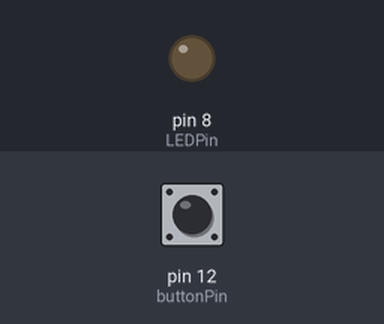
Bench run of a sketch on a simulated Arduino Uno, built with avr-gcc and run on an emulated ATmega328P. Parts: output pins drawn as LEDs (lit = HIGH). The test bench sets the inputs (shaded band); at power-on: pin 12 (buttonPin) LOW.

Above: at 1.2 s.
1.3 s: pin 12 (buttonPin) pulled HIGH for 0.15 s
At 2.3 s:
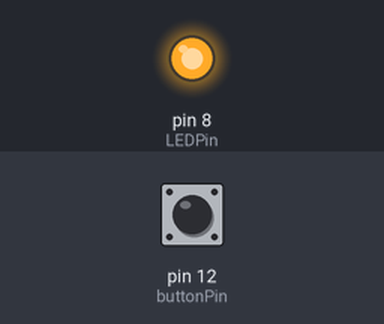
2.9 s: pin 12 (buttonPin) pulled HIGH for 1 s
At 3.5 s:
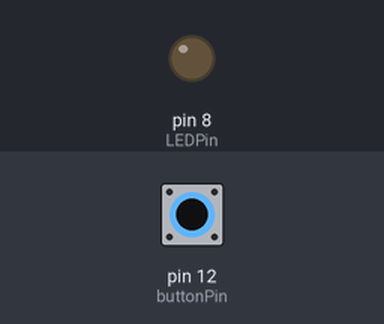
5.4 s: pin 12 (buttonPin) pulled HIGH for 3.2 s
At 6.6 s:
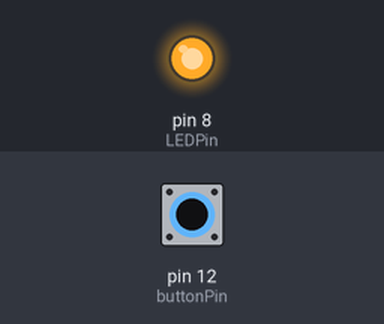
Timing chart, 0 to 8.4 s (numbered marks = the images above; inputs shaded):
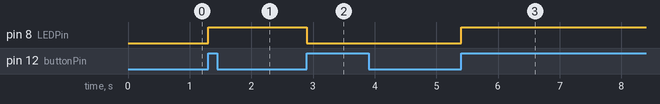

Measured:
- after the input at 1.3 s, pin 8 (LEDPin): LOW → HIGH at once
- after the input at 2.9 s, pin 8 (LEDPin): HIGH → LOW at once
- after the input at 5.4 s, pin 8 (LEDPin): LOW → HIGH at once

The sketch:

pushButton_ToggleSwitch.ino
```cpp
int LEDPin = 8;
int buttonPin = 12;
int buttonNew;
int buttonOld;
int LEDState = 0;
int delayTime = 100;

void setup() {
  // put your setup code here, to run once:
  Serial.begin(9600);
  pinMode(buttonPin,INPUT);
  pinMode(LEDPin,OUTPUT);
}

void loop() {
  // put your main code here, to run repeatedly:
  buttonNew = digitalRead(buttonPin);
  if(buttonOld == 0 && buttonNew == 1){
    if (LEDState == 0){
      digitalWrite(LEDPin, HIGH);
      LEDState = 1;
    }
    else{
      digitalWrite(LEDPin, LOW);
      LEDState = 0;
    }
  }
  buttonOld = buttonNew;
  delay(delayTime);
}
```
